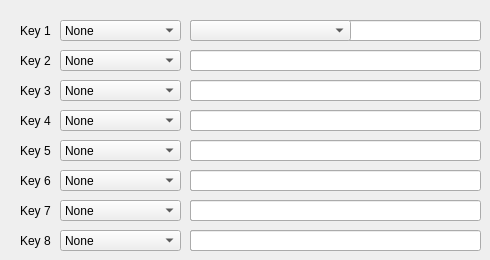
         <widget class="QWidget" name="macroTab_physicalkeys">
          <attribute name="title">
           <string>Physical Keys</string>
          </attribute>
          <widget class="QLabel" name="key_0_label">
           <property name="geometry">
            <rect>
             <x>20</x>
             <y>20</y>
             <width>41</width>
             <height>21</height>
            </rect>
           </property>
           <property name="text">
            <string>Key 1</string>
           </property>
           <property name="buddy">
            <cstring>key_0</cstring>
           </property>
          </widget>
          <widget class="QComboBox" name="key_0">
           <property name="geometry">
            <rect>
             <x>60</x>
             <y>20</y>
             <width>121</width>
             <height>21</height>
            </rect>
           </property>
           <item>
            <property name="text">
             <string>None</string>
            </property>
           </item>
           <item>
            <property name="text">
             <string>Hotkey</string>
            </property>
           </item>
           <item>
            <property name="text">
             <string>String</string>
            </property>
           </item>
           <item>
            <property name="text">
             <string>Media Control</string>
            </property>
           </item>
           <item>
            <property name="text">
             <string>Windows</string>
            </property>
           </item>
           <item>
            <property name="text">
             <string>Mouse</string>
            </property>
           </item>
          </widget>
          <widget class="QLabel" name="key_1_label">
           <property name="geometry">
            <rect>
             <x>20</x>
             <y>50</y>
             <width>41</width>
             <height>21</height>
            </rect>
           </property>
           <property name="text">
            <string>Key 2</string>
           </property>
           <property name="buddy">
            <cstring>key_1</cstring>
           </property>
          </widget>
          <widget class="QLabel" name="key_2_label">
           <property name="geometry">
            <rect>
             <x>20</x>
             <y>80</y>
             <width>41</width>
             <height>21</height>
            </rect>
           </property>
           <property name="text">
            <string>Key 3</string>
           </property>
           <property name="buddy">
            <cstring>key_2</cstring>
           </property>
          </widget>
          <widget class="QLabel" name="key_3_label">
           <property name="geometry">
            <rect>
             <x>20</x>
             <y>110</y>
             <width>41</width>
             <height>21</height>
            </rect>
           </property>
           <property name="text">
            <string>Key 4</string>
           </property>
           <property name="buddy">
            <cstring>key_3</cstring>
           </property>
          </widget>
          <widget class="QLabel" name="key_4_label">
           <property name="geometry">
            <rect>
             <x>20</x>
             <y>140</y>
             <width>41</width>
             <height>21</height>
            </rect>
           </property>
           <property name="text">
            <string>Key 5</string>
           </property>
           <property name="buddy">
            <cstring>key_4</cstring>
           </property>
          </widget>
          <widget class="QLabel" name="key_5_label">
           <property name="geometry">
            <rect>
             <x>20</x>
             <y>170</y>
             <width>41</width>
             <height>21</height>
            </rect>
           </property>
           <property name="text">
            <string>Key 6</string>
           </property>
           <property name="buddy">
            <cstring>key_5</cstring>
           </property>
          </widget>
          <widget class="QLabel" name="key_6_label">
           <property name="geometry">
            <rect>
             <x>20</x>
             <y>200</y>
             <width>41</width>
             <height>21</height>
            </rect>
           </property>
           <property name="text">
            <string>Key 7</string>
           </property>
           <property name="buddy">
            <cstring>key_6</cstring>
           </property>
          </widget>
          <widget class="QLabel" name="key_7_label">
           <property name="geometry">
            <rect>
             <x>20</x>
             <y>230</y>
             <width>41</width>
             <height>21</height>
            </rect>
           </property>
           <property name="text">
            <string>Key 8</string>
           </property>
           <property name="buddy">
            <cstring>key_7</cstring>
           </property>
          </widget>
          <widget class="QComboBox" name="key_1">
           <property name="geometry">
            <rect>
             <x>60</x>
             <y>50</y>
             <width>121</width>
             <height>21</height>
            </rect>
           </property>
           <item>
            <property name="text">
             <string>None</string>
            </property>
           </item>
           <item>
            <property name="text">
             <string>Hotkey</string>
            </property>
           </item>
           <item>
            <property name="text">
             <string>String</string>
            </property>
           </item>
           <item>
            <property name="text">
             <string>Media Control</string>
            </property>
           </item>
           <item>
            <property name="text">
             <string>Windows</string>
            </property>
           </item>
           <item>
            <property name="text">
             <string>Mouse</string>
            </property>
           </item>
          </widget>
          <widget class="QComboBox" name="key_3">
           <property name="geometry">
            <rect>
             <x>60</x>
             <y>110</y>
             <width>121</width>
             <height>21</height>
            </rect>
           </property>
           <item>
            <property name="text">
             <string>None</string>
            </property>
           </item>
           <item>
            <property name="text">
             <string>Hotkey</string>
            </property>
           </item>
           <item>
            <property name="text">
             <string>String</string>
            </property>
           </item>
           <item>
            <property name="text">
             <string>Media Control</string>
            </property>
           </item>
           <item>
            <property name="text">
             <string>Windows</string>
            </property>
           </item>
           <item>
            <property name="text">
             <string>Mouse</string>
            </property>
           </item>
          </widget>
          <widget class="QComboBox" name="key_2">
           <property name="geometry">
            <rect>
             <x>60</x>
             <y>80</y>
             <width>121</width>
             <height>21</height>
            </rect>
           </property>
           <item>
            <property name="text">
             <string>None</string>
            </property>
           </item>
           <item>
            <property name="text">
             <string>Hotkey</string>
            </property>
           </item>
           <item>
            <property name="text">
             <string>String</string>
            </property>
           </item>
           <item>
            <property name="text">
             <string>Media Control</string>
            </property>
           </item>
           <item>
            <property name="text">
             <string>Windows</string>
            </property>
           </item>
           <item>
            <property name="text">
             <string>Mouse</string>
            </property>
           </item>
          </widget>
          <widget class="QComboBox" name="key_5">
           <property name="geometry">
            <rect>
             <x>60</x>
             <y>170</y>
             <width>121</width>
             <height>21</height>
            </rect>
           </property>
           <item>
            <property name="text">
             <string>None</string>
            </property>
           </item>
           <item>
            <property name="text">
             <string>Hotkey</string>
            </property>
           </item>
           <item>
            <property name="text">
             <string>String</string>
            </property>
           </item>
           <item>
            <property name="text">
             <string>Media Control</string>
            </property>
           </item>
           <item>
            <property name="text">
             <string>Windows</string>
            </property>
           </item>
           <item>
            <property name="text">
             <string>Mouse</string>
            </property>
           </item>
          </widget>
          <widget class="QComboBox" name="key_4">
           <property name="geometry">
            <rect>
             <x>60</x>
             <y>140</y>
             <width>121</width>
             <height>21</height>
            </rect>
           </property>
           <item>
            <property name="text">
             <string>None</string>
            </property>
           </item>
           <item>
            <property name="text">
             <string>Hotkey</string>
            </property>
           </item>
           <item>
            <property name="text">
             <string>String</string>
            </property>
           </item>
           <item>
            <property name="text">
             <string>Media Control</string>
            </property>
           </item>
           <item>
            <property name="text">
             <string>Windows</string>
            </property>
           </item>
           <item>
            <property name="text">
             <string>Mouse</string>
            </property>
           </item>
          </widget>
          <widget class="QComboBox" name="key_7">
           <property name="geometry">
            <rect>
             <x>60</x>
             <y>230</y>
             <width>121</width>
             <height>21</height>
            </rect>
           </property>
           <item>
            <property name="text">
             <string>None</string>
            </property>
           </item>
           <item>
            <property name="text">
             <string>Hotkey</string>
            </property>
           </item>
           <item>
            <property name="text">
             <string>String</string>
            </property>
           </item>
           <item>
            <property name="text">
             <string>Media Control</string>
            </property>
           </item>
           <item>
            <property name="text">
             <string>Windows</string>
            </property>
           </item>
           <item>
            <property name="text">
             <string>Mouse</string>
            </property>
           </item>
          </widget>
          <widget class="QComboBox" name="key_6">
           <property name="geometry">
            <rect>
             <x>60</x>
             <y>200</y>
             <width>121</width>
             <height>21</height>
            </rect>
           </property>
           <item>
            <property name="text">
             <string>None</string>
            </property>
           </item>
           <item>
            <property name="text">
             <string>Hotkey</string>
            </property>
           </item>
           <item>
            <property name="text">
             <string>String</string>
            </property>
           </item>
           <item>
            <property name="text">
             <string>Media Control</string>
            </property>
           </item>
           <item>
            <property name="text">
             <string>Windows</string>
            </property>
           </item>
           <item>
            <property name="text">
             <string>Mouse</string>
            </property>
           </item>
          </widget>
          <widget class="QKeySequenceEdit" name="key_0_hotkey">
           <property name="enabled">
            <bool>true</bool>
           </property>
           <property name="geometry">
            <rect>
             <x>190</x>
             <y>20</y>
             <width>161</width>
             <height>21</height>
            </rect>
           </property>
          </widget>
          <widget class="QLineEdit" name="key_0_string">
           <property name="enabled">
            <bool>true</bool>
           </property>
           <property name="geometry">
            <rect>
             <x>190</x>
             <y>20</y>
             <width>291</width>
             <height>21</height>
            </rect>
           </property>
          </widget>
          <widget class="QComboBox" name="key_0_combobox">
           <property name="geometry">
            <rect>
             <x>190</x>
             <y>20</y>
             <width>161</width>
             <height>21</height>
            </rect>
           </property>
          </widget>
          <widget class="QKeySequenceEdit" name="key_1_hotkey">
           <property name="enabled">
            <bool>true</bool>
           </property>
           <property name="geometry">
            <rect>
             <x>190</x>
             <y>50</y>
             <width>161</width>
             <height>21</height>
            </rect>
           </property>
          </widget>
          <widget class="QComboBox" name="key_1_combobox">
           <property name="geometry">
            <rect>
             <x>190</x>
             <y>50</y>
             <width>161</width>
             <height>21</height>
            </rect>
           </property>
          </widget>
          <widget class="QLineEdit" name="key_1_string">
           <property name="enabled">
            <bool>true</bool>
           </property>
           <property name="geometry">
            <rect>
             <x>190</x>
             <y>50</y>
             <width>291</width>
             <height>21</height>
            </rect>
           </property>
          </widget>
          <widget class="QKeySequenceEdit" name="key_2_hotkey">
           <property name="enabled">
            <bool>true</bool>
           </property>
           <property name="geometry">
            <rect>
             <x>190</x>
             <y>80</y>
             <width>161</width>
             <height>21</height>
            </rect>
           </property>
          </widget>
          <widget class="QComboBox" name="key_2_combobox">
           <property name="geometry">
            <rect>
             <x>190</x>
             <y>80</y>
             <width>161</width>
             <height>21</height>
            </rect>
           </property>
          </widget>
          <widget class="QLineEdit" name="key_2_string">
           <property name="enabled">
            <bool>true</bool>
           </property>
           <property name="geometry">
            <rect>
             <x>190</x>
             <y>80</y>
             <width>291</width>
             <height>21</height>
            </rect>
           </property>
          </widget>
          <widget class="QKeySequenceEdit" name="key_3_hotkey">
           <property name="enabled">
            <bool>true</bool>
           </property>
           <property name="geometry">
            <rect>
             <x>190</x>
             <y>110</y>
             <width>161</width>
             <height>21</height>
            </rect>
           </property>
          </widget>
          <widget class="QComboBox" name="key_3_combobox">
           <property name="geometry">
            <rect>
             <x>190</x>
             <y>110</y>
             <width>161</width>
             <height>21</height>
            </rect>
           </property>
          </widget>
          <widget class="QLineEdit" name="key_3_string">
           <property name="enabled">
            <bool>true</bool>
           </property>
           <property name="geometry">
            <rect>
             <x>190</x>
             <y>110</y>
             <width>291</width>
             <height>21</height>
            </rect>
           </property>
          </widget>
          <widget class="QKeySequenceEdit" name="key_4_hotkey">
           <property name="enabled">
            <bool>true</bool>
           </property>
           <property name="geometry">
            <rect>
             <x>190</x>
             <y>140</y>
             <width>151</width>
             <height>21</height>
            </rect>
           </property>
          </widget>
          <widget class="QComboBox" name="key_4_combobox">
           <property name="geometry">
            <rect>
             <x>190</x>
             <y>140</y>
             <width>161</width>
             <height>21</height>
            </rect>
           </property>
          </widget>
          <widget class="QLineEdit" name="key_4_string">
           <property name="enabled">
            <bool>true</bool>
           </property>
           <property name="geometry">
            <rect>
             <x>190</x>
             <y>140</y>
             <width>291</width>
             <height>21</height>
            </rect>
           </property>
          </widget>
          <widget class="QKeySequenceEdit" name="key_5_hotkey">
           <property name="enabled">
            <bool>true</bool>
           </property>
           <property name="geometry">
            <rect>
             <x>190</x>
             <y>170</y>
             <width>161</width>
             <height>21</height>
            </rect>
           </property>
          </widget>
          <widget class="QComboBox" name="key_5_combobox">
           <property name="geometry">
            <rect>
             <x>190</x>
             <y>170</y>
             <width>161</width>
             <height>21</height>
            </rect>
           </property>
          </widget>
          <widget class="QLineEdit" name="key_5_string">
           <property name="enabled">
            <bool>true</bool>
           </property>
           <property name="geometry">
            <rect>
             <x>190</x>
             <y>170</y>
             <width>291</width>
             <height>21</height>
            </rect>
           </property>
          </widget>
          <widget class="QKeySequenceEdit" name="key_6_hotkey">
           <property name="enabled">
            <bool>true</bool>
           </property>
           <property name="geometry">
            <rect>
             <x>190</x>
             <y>200</y>
             <width>161</width>
             <height>21</height>
            </rect>
           </property>
          </widget>
          <widget class="QComboBox" name="key_6_combobox">
           <property name="geometry">
            <rect>
             <x>190</x>
             <y>200</y>
             <width>161</width>
             <height>21</height>
            </rect>
           </property>
          </widget>
          <widget class="QLineEdit" name="key_6_string">
           <property name="enabled">
            <bool>true</bool>
           </property>
           <property name="geometry">
            <rect>
             <x>190</x>
             <y>200</y>
             <width>291</width>
             <height>21</height>
            </rect>
           </property>
          </widget>
          <widget class="QKeySequenceEdit" name="key_7_hotkey">
           <property name="enabled">
            <bool>true</bool>
           </property>
           <property name="geometry">
            <rect>
             <x>190</x>
             <y>230</y>
             <width>161</width>
             <height>21</height>
            </rect>
           </property>
          </widget>
          <widget class="QComboBox" name="key_7_combobox">
           <property name="geometry">
            <rect>
             <x>190</x>
             <y>230</y>
             <width>161</width>
             <height>21</height>
            </rect>
           </property>
          </widget>
          <widget class="QLineEdit" name="key_7_string">
           <property name="enabled">
            <bool>true</bool>
           </property>
           <property name="geometry">
            <rect>
             <x>190</x>
             <y>230</y>
             <width>291</width>
             <height>21</height>
            </rect>
           </property>
          </widget>
         </widget>
